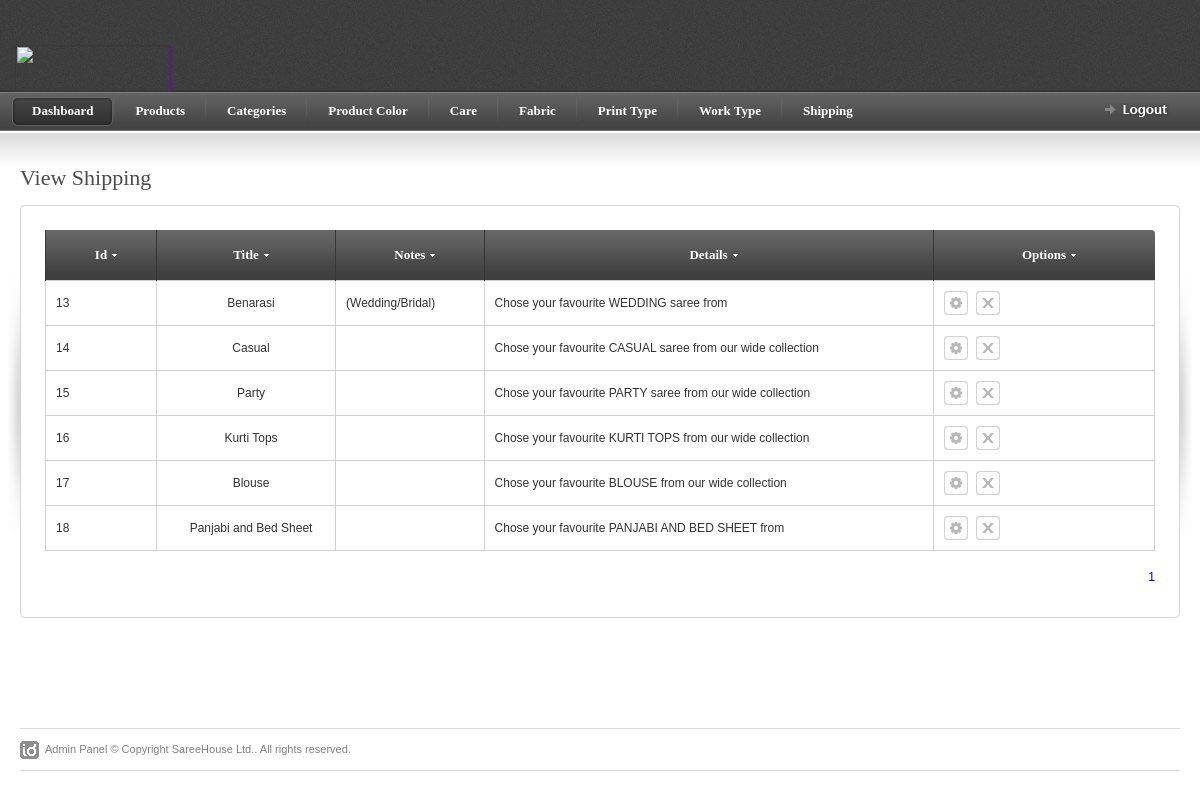
The app's page /admin/view_categories.php (signed in) with its own data.
### tables this page shows
CREATE TABLE IF NOT EXISTS `categories_table` (
  `categories_id` int(30) NOT NULL,
  `product_categories` text NOT NULL,
  `categories_shortnotes` text NOT NULL,
  `categories_details` text NOT NULL
);

### admin/view_categories.php (the view, shortened to what this page needs)
<?php
if(!isset($_SESSION['user_name'])){
header("location: login.php");
}
else {
?>
<!DOCTYPE html PUBLIC "-//W3C//DTD XHTML 1.0 Strict//EN" "http://www.w3.org/TR/xhtml1/DTD/xhtml1-strict.dtd">
<html xmlns="http://www.w3.org/1999/xhtml">
<head>
<link rel="stylesheet" href="css/screen.css" type="text/css" media="screen" title="default" />
<link rel="stylesheet" href="css/datePicker.css" type="text/css" />
</head>
<body>
<div>
<?php include "topmenu.php" ?>
</div>
<div id="content-outer">
<div id="content">
	<div id="page-heading">
		<h1>View Shipping</h1>
	</div>
	<table border="0" width="100%" cellpadding="0" cellspacing="0" id="content-table">
	<tr>
		<th rowspan="3" class="sized"><img src="images/shared/side_shadowleft.jpg" width="20" height="300" alt="" /></th>
		<th class="topleft"></th>
		<td id="tbl-border-top">&nbsp;</td>
		<th class="topright"></th>
		<th rowspan="3" class="sized"><img src="images/shared/side_shadowright.jpg" width="20" height="300" alt="" /></th>
	</tr>
	<tr>
		<td id="tbl-border-left"></td>
		<td>
		<div id="content-table-inner">
			<div id="table-content">
				<form id="mainform" action="#">
				<table border="0" width="100%" cellpadding="0" cellspacing="0" id="product-table">
				<tr>
					<th class="table-header-repeat line-left minwidth-1"style="width:50px !important;"><a id="" >Id</a></th>
					<th class="table-header-repeat line-left minwidth-1" style="text-align:center;"><a href="">Title</a>	</th>
					<th class="table-header-repeat line-left minwidth-1"><a href="">Notes</a></th>
					<th class="table-header-repeat line-left"><a href="">Details</a></th>
					<th class="table-header-options line-left"><a href="">Options</a></th>
				</tr>
				<?php
				$page=$_GET["page"];
				if($page=="" || $page=="1")
				{
					$page1=0;
				}
				else
				{
				$page1=($page*15)-15;
				}
				$res=mysql_query("select * from categories_table limit $page1,15");
				while($row=mysql_fetch_array($res))
				{
			?>
				<tr>
					<td><?php echo $row['categories_id'] ?></td>
					<td style="text-align:center;"><?php echo $row['product_categories'] ?></td>
					<td><?php echo $row['categories_shortnotes'] ?></td>
					<td><?php echo $row['categories_details'] ?></td>
					<td class="options-width">
					<a href="edit_categories.php?edit=<?php echo $row['categories_id'] ?>" title="Edit" class="icon-1 info-tooltip"></a>
					<a href="delete_categories.php?del=<?php echo $row['categories_id'] ?>" title="Delete" class="icon-2 info-tooltip"></a>
					</td>
				</tr>
					<?php } ?>
				</table>
				</form>
			</div>
			<table border="0" cellpadding="0" cellspacing="0" id="paging-table">
			<tr>
			<td>
				<?php
			$res1=mysql_query("select * from categories_table");
			$cou=mysql_num_rows($res1);
			$a=$cou/15;
			$a=ceil($a);
			for($b=1;$b<=$a;$b++)
			 {
			?><a href="view_categories.php?page=<?php echo $b; ?>" style="text-decoration:none;"><?php echo $b." ";?></a>
			 <?php	}	?>
			</td>
			</tr>
			</table>
		</div>
		</td>
		<td id="tbl-border-right"></td>
	</tr>
	<tr>
		<th class="sized bottomleft"></th>
		<td id="tbl-border-bottom">&nbsp;</td>
		<th class="sized bottomright"></th>
	</tr>
	</table>
</div>
</div>
<?php include "footer.php" ?>
</body>
</html>
<?php } ?>

### admin/css/screen.css (style rules this page uses)
* { margin: 0; padding: 0; }
html, body { height: 100%; }
body { background: #fff; color: #393939; font-family: Arial; font-size: 0px; line-height: 0; }
#content-outer { background: url(../images/shared/content_repeat.jpg) repeat-x; }
#content { color: #333; font-family: Arial, Helvetica, sans-serif; font-size: 12px; line-height: 18px; margin: 0 auto 0 auto; max-width: 1260px; min-width: 780px; padding: 35px 0px 30px 0px; }
#content-table { font-size: 0px; line-height: 0px; }
#content-table th.sized { height: 15px; width: 15px; padding: 0; margin: 0; font-size: 0px; line-height: 0px; }
#content-table-inner { font-size: 12px; line-height: 12px; padding: 10px 0 20px 0; }
#tbl-border-top { background: url(../images/shared/border_bit.jpg) top repeat-x; line-height: 0;font-size: 0px; height: 15px; }
#tbl-border-bottom { background: url(../images/shared/border_bit.jpg) bottom repeat-x; line-height: 0;font-size: 0px; height: 15px; }
#tbl-border-left { background: url(../images/shared/border_bit.jpg) left repeat-y; }
#tbl-border-right { background: url(../images/shared/border_bit.jpg) right repeat-y; }
#table-content { line-height: 16px; margin: 0 10px 10px 10px; min-height: 300px; }
.topleft { background: url(../images/shared/corner_top_left.jpg) no-repeat; width:15px; height:15px; }
.topright { background: url(../images/shared/corner_top_right.jpg) no-repeat; width:15px; height:15px; }
.bottomleft { background: url(../images/shared/corner_bottom_left.jpg) no-repeat; width:15px; height:15px; }
.bottomright { background: url(../images/shared/corner_bottom_right.jpg) no-repeat; width:15px; height:15px; }
#page-heading { margin: 0 0 15px 20px; }
h1 { color: #4b4b4b; font-family: Tahoma; font-size: 22px; line-height: 24px; font-weight: normal; }
a.icon-1 { background: url(../images/table/table_icon_1.gif) no-repeat; display: block; float: left; height: 24px; margin: 0 8px 0 0; width: 24px; }
a.icon-2 { background: url(../images/table/table_icon_2.gif) no-repeat; display: block; float: left; height: 24px; margin: 0 8px 0 0; width: 24px; }
#product-table { margin-bottom: 20px; }
#product-table td a { color: #393939; }
#product-table th { height: 50px; text-align: center; }
#product-table .minwidth-1 { min-width: 110px; }
#product-table td { border: 1px solid #d2d2d2; padding: 10px 0 10px 10px; }
td.options-width { padding: 0 0 0 10px; width: 210px; }
.table-header-options { background: url(../images/table/table_header_options.jpg) no-repeat; border: none; min-width: 221px; padding: 0px 0 0 0; width: 221px; }
.table-header-repeat { background: url(../images/table/table_header_repeat.jpg) repeat-x; border: none; font-size: 0px; line-height: 0; padding: 0px 0 0 0; }
.table-header-options a, .table-header-repeat a { background: url(../images/table/table_sort_arrow.gif) right no-repeat; color: #fff; font-family: Tahoma; font-size: 13px; font-weight: bold; line-height: 14px; margin: 0 0 0 10px; padding: 0 10px 0 0; }
th.line-left { border-left: 1px solid #373737; }
#paging-table { float: right; margin: 0 10px 0 0; }
table { border-collapse: collapse; }
a { outline: none; text-decoration: none; }
img { border: 0; }
form { margin: 0; padding: 0; }

### records on screen
categories_table: categories_id "13", product_categories "Benarasi", categories_shortnotes "(Wedding/Bridal)", categories_details "Chose your favourite WEDDING saree from"
categories_table: categories_id "14", product_categories "Casual", categories_details "Chose your favourite CASUAL saree from our wide collection"
categories_table: categories_id "15", product_categories "Party", categories_details "Chose your favourite PARTY saree from our wide collection"
categories_table: categories_id "16", product_categories "Kurti Tops", categories_details "Chose your favourite KURTI TOPS from our wide collection"
categories_table: categories_id "17", product_categories "Blouse", categories_details "Chose your favourite BLOUSE from our wide collection"
categories_table: categories_id "18", product_categories "Panjabi and Bed Sheet", categories_details "Chose your favourite PANJABI AND BED SHEET from"
